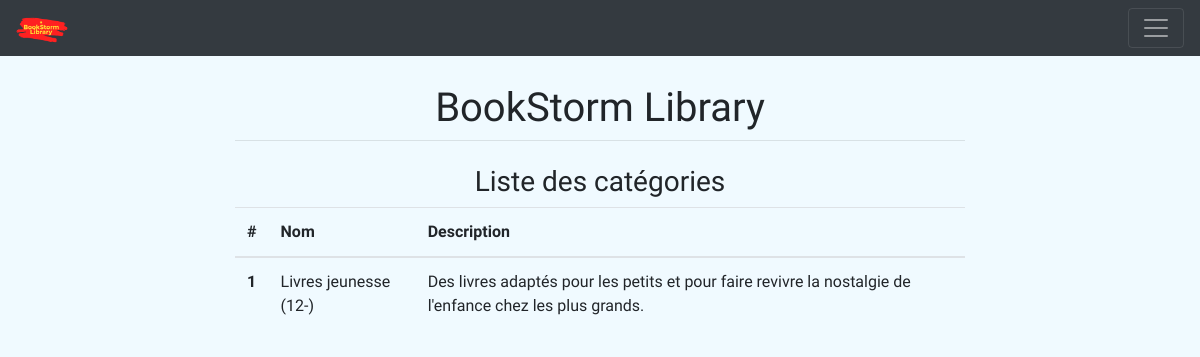
/categories/, run on an earlier commit of the app's database.
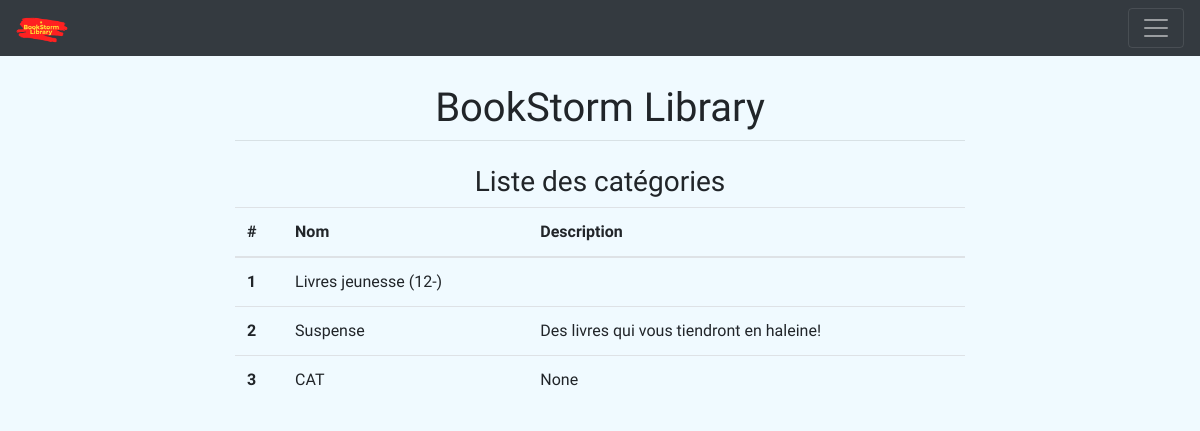
And on a later commit of the database.
### categories/models.py (models this page shows, shortened)
class Category(models.Model):
    name        = models.CharField(max_length=50, unique=True)
    description = models.TextField(blank=True, null=True)
    class Meta:
        verbose_name_plural = 'Categories' #otherwise it would be Categorys

### categories/views.py (the view)
# urls.py: path('', CategoryListView.as_view(), name='category-list'),
class CategoryListView(ListView):
	template_name = 'categories/category_list.html'
	queryset = Category.objects.all()

### categories/templates/categories/category_list.html
{% extends 'base.html' %}
{% block content %}
    {% if object_list %}
        <h3 class="text-center">Liste des catégories</h3>
        <table class="table table-hover">
          <thead>
            <tr>
              <th scope="col">#</th>
              <th scope="col">Nom</th>
              <th scope="col">Description</th>
            </tr>
          </thead>
          <tbody>
            {% for object in object_list %}
                <tr>
                  <th scope="row">{{ forloop.counter }}</th>
                  <td>{{ object.name }}</td>
                  <td>{{ object.description }}</td>
                </tr>
            {% endfor %}
          </tbody>
        </table>
    {% else %}
        <div class="alert alert-warning text-center">Il n'existe présentement aucune catégorie. Créez-en une <a href="{% url 'categories:category-create' %}">ici</a></div>
    {% endif %}
{% endblock %}

### pages/templates/base.html (shortened to what this page needs)
<!DOCTYPE html>
<html lang="en">
  <head>
    <link rel="stylesheet" href="https://stackpath.bootstrapcdn.com/bootstrap/4.1.3/css/bootstrap.min.css">
  </head>
  <body style="margin-bottom: 40px; background-color: #f0faff">
    {% include 'navbar.html' %}
    <div class="container" style="margin-top: 20px">
      <div class="row justify-content-center">
        <div class="col-8">
          <h1 class="mt-2 text-center" style="font-family: 'Bad Script', cursive;">BookStorm Library</h1>
          <hr class="mt-0 mb-4">
          {% block content %}
          {% endblock %}
        </div>
      </div>
    </div>
  </body>
</html>

### pages/templates/navbar.html (shortened to what this page needs)
<nav class="navbar navbar-dark bg-dark text-light">
  <a class="navbar-brand" href="/"><img src="/static/images/logo.png" alt="Logo" width="30%"></a>
  <button class="navbar-toggler" type="button" data-toggle="collapse" data-target="#navbarNav" aria-controls="navbarNav" aria-expanded="false" aria-label="Toggle navigation">
    <span class="navbar-toggler-icon"></span>
  </button>
</nav>

### pages/templates/base.html (style rules this page uses)
body { font-family: 'Dosis', sans-serif; }

What changed in the data, as far as the page shows it:
changed Category "Livres jeunesse (12-)": description "Des livres adaptés pour les petits et pour faire revivre la nostalgie de l'enfance chez les plus grands." → (not shown)
added Category: name "Suspense", description "Des livres qui vous tiendront en haleine!"
added Category: name "CAT", description "None"
